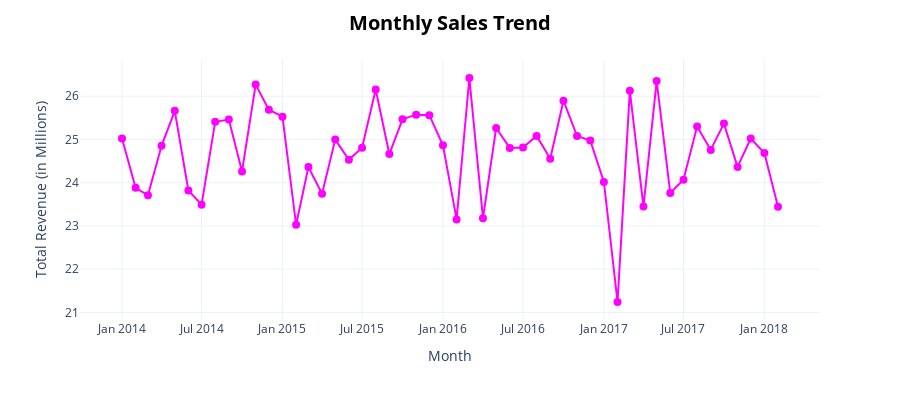

The notebook cell saved with this chart:
### Markdown cell above
### **Monthly Sales Trend (Line Plot)**

### Code cell
df['order_month'] = df['orderdate'].dt.to_period('M')
monthly_sales = df.groupby('order_month')['revenue'].sum().reset_index()

monthly_sales['order_month'] = monthly_sales['order_month'].dt.to_timestamp()

monthly_sales['revenue_m'] = monthly_sales['revenue'] / 1e6

fig = px.line(monthly_sales, x='order_month', y='revenue_m', markers=True)

fig.update_traces(
    line=dict(color='magenta'),
    marker=dict(color='magenta', size=8)
)

fig.update_layout(
    title = "<b>Monthly Sales Trend</b>",
    xaxis_title="Month",
    yaxis_title="Total Revenue (in Millions)",
    title_font=dict(color='black',size=20, ),
    title_x=0.5,
    xaxis=dict(tickformat="%b %Y"), 
    template="plotly_white",
    autosize=True,
    height=400
)

fig.show()

### Figure 1 — Plotly figure (JSON) as saved in the notebook; plotly's stock layout.template omitted (floating-point values rounded to 4 significant figures)
{"data": [{"hovertemplate": "order_month=%{x}<br>revenue_m=%{y}<extra></extra>", "legendgroup": "", "line": {"color": "magenta", "dash": "solid"}, "marker": {"color": "magenta", "size": 8, "symbol": "circle"}, "mode": "lines+markers", "name": "", "orientation": "v", "showlegend": false, "type": "scatter", "x": ["2014-01-01T00:00:00", "2014-02-01T00:00:00", "2014-03-01T00:00:00", "2014-04-01T00:00:00", "2014-05-01T00:00:00", "2014-06-01T00:00:00", "2014-07-01T00:00:00", "2014-08-01T00:00:00", "2014-09-01T00:00:00", "2014-10-01T00:00:00", "2014-11-01T00:00:00", "2014-12-01T00:00:00", "2015-01-01T00:00:00", "2015-02-01T00:00:00", "2015-03-01T00:00:00", "2015-04-01T00:00:00", "2015-05-01T00:00:00", "2015-06-01T00:00:00", "2015-07-01T00:00:00", "2015-08-01T00:00:00", "2015-09-01T00:00:00", "2015-10-01T00:00:00", "2015-11-01T00:00:00", "2015-12-01T00:00:00", "2016-01-01T00:00:00", "2016-02-01T00:00:00", "2016-03-01T00:00:00", "2016-04-01T00:00:00", "2016-05-01T00:00:00", "2016-06-01T00:00:00", "2016-07-01T00:00:00", "2016-08-01T00:00:00", "2016-09-01T00:00:00", "2016-10-01T00:00:00", "2016-11-01T00:00:00", "2016-12-01T00:00:00", "2017-01-01T00:00:00", "2017-02-01T00:00:00", "2017-03-01T00:00:00", "2017-04-01T00:00:00", "2017-05-01T00:00:00", "2017-06-01T00:00:00", "2017-07-01T00:00:00", "2017-08-01T00:00:00", "2017-09-01T00:00:00", "2017-10-01T00:00:00", "2017-11-01T00:00:00", "2017-12-01T00:00:00", "2018-01-01T00:00:00", "2018-02-01T00:00:00"], "xaxis": "x", "y": [25.02, 23.88, 23.71, 24.85, 25.66, 23.82, 23.49, 25.41, 25.46, 24.26, 26.27, 25.69, 25.53, 23.03, 24.36, 23.74, 25.0, 24.53, 24.81, 26.16, 24.66, 25.47, 25.57, 25.56, 24.86, 23.15, 26.42, 23.18, 25.27, 24.8, 24.81, 25.08, 24.55, 25.9, 25.08, 24.98, 24.02, 21.24, 26.12, 23.45, 26.35, 23.76, 24.07, 25.3, 24.76, 25.37, 24.36, 25.02, 24.69, 23.44], "yaxis": "y"}], "layout": {"autosize": true, "height": 400, "legend": {"tracegroupgap": 0}, "margin": {"t": 60}, "title": {"font": {"color": "black", "size": 20}, "text": "<b>Monthly Sales Trend</b>", "x": 0.5}, "xaxis": {"anchor": "y", "domain": [0, 1], "tickformat": "%b %Y", "title": {"text": "Month"}}, "yaxis": {"anchor": "x", "domain": [0, 1], "title": {"text": "Total Revenue (in Millions)"}}}}
